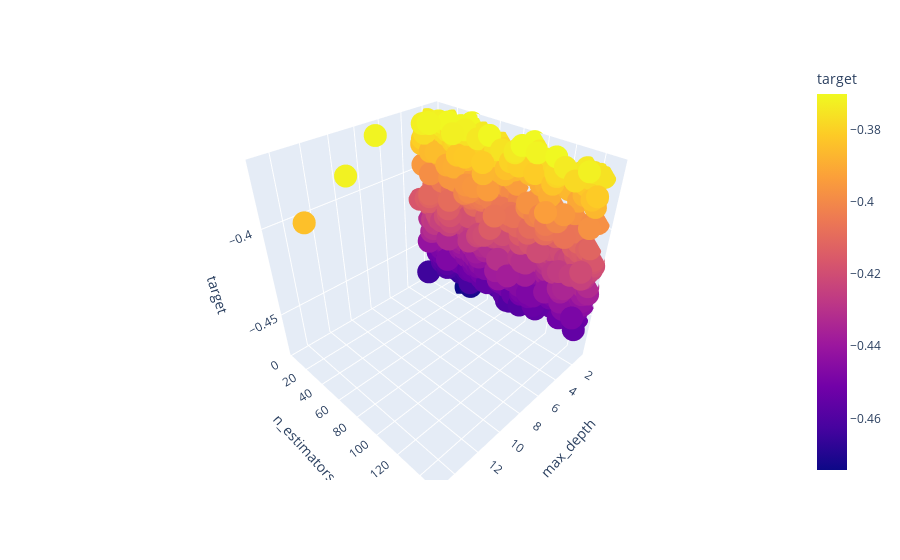

This figure's notebook cell:
### Code cell
px.scatter_3d(df1, x = "max_depth", y = "n_estimators", z = "target", color = "target")

### Figure 1 — Plotly figure (JSON) as saved in the notebook; plotly's stock layout.template omitted (floating-point values rounded to 4 significant figures; data arrays with more than 128 entries replaced by an {"elided": "..."} marker saying what was removed)
{"data": [{"hovertemplate": "max_depth=%{x}<br>n_estimators=%{y}<br>target=%{marker.color}<extra></extra>", "legendgroup": "", "marker": {"color": {"elided": "1411 float values"}, "coloraxis": "coloraxis", "symbol": "circle"}, "mode": "markers", "name": "", "scene": "scene", "showlegend": false, "type": "scatter3d", "x": {"elided": "1411 int values"}, "y": {"elided": "1411 int values"}, "z": {"elided": "1411 float values"}}], "layout": {"coloraxis": {"colorbar": {"title": {"text": "target"}}, "colorscale": [[0, "#0d0887"], [0.1111, "#46039f"], [0.2222, "#7201a8"], [0.3333, "#9c179e"], [0.4444, "#bd3786"], [0.5556, "#d8576b"], [0.6667, "#ed7953"], [0.7778, "#fb9f3a"], [0.8889, "#fdca26"], [1, "#f0f921"]]}, "legend": {"tracegroupgap": 0}, "margin": {"t": 60}, "scene": {"domain": {"x": [0, 1], "y": [0, 1]}, "xaxis": {"title": {"text": "max_depth"}}, "yaxis": {"title": {"text": "n_estimators"}}, "zaxis": {"title": {"text": "target"}}}}}
